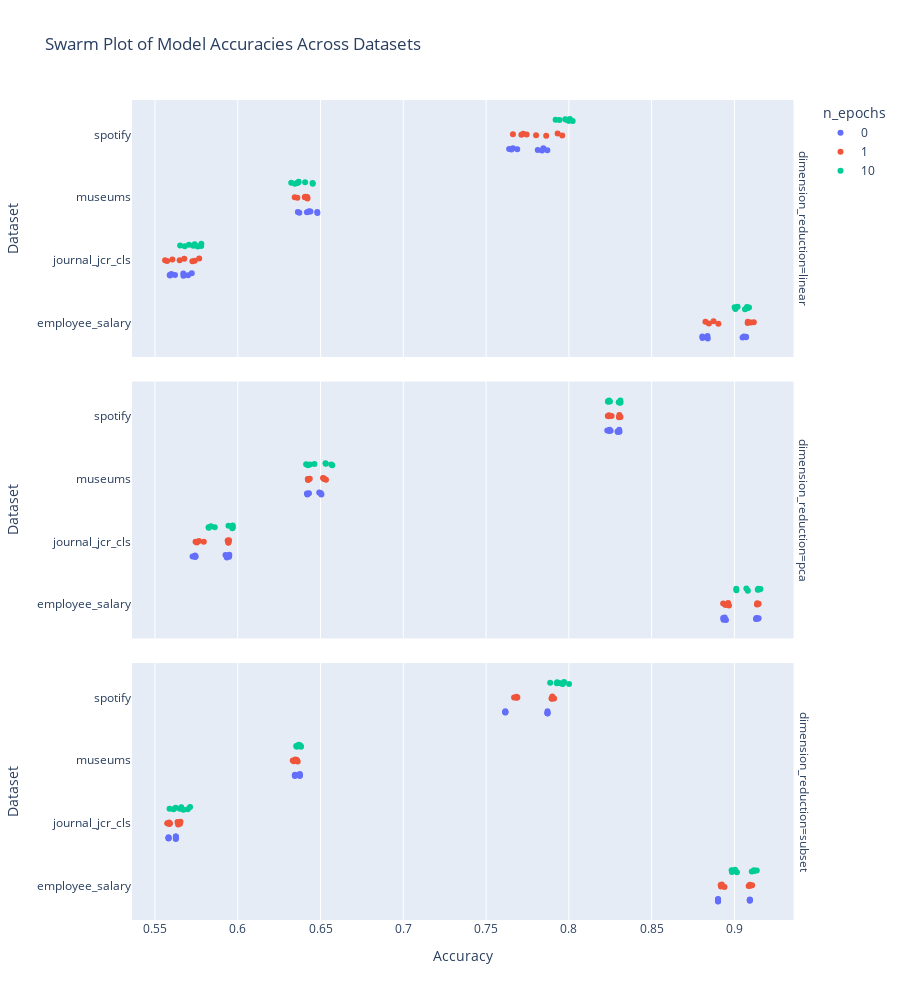

Write notebook code for a chart like this one.
### Code cell
import pandas as pd
import seaborn as sns
import matplotlib.pyplot as plt
import plotly.express as px
##df = pd.read_csv("../results/results.csv")


# add new rows with test accuracies
#new_rows = {"dataset": ["spotify"] * 5, "model": ["bert"] * 5, "dim_reduction": ["none"] * 5, "encoding": ["lm__all-MiniLM-L12-v2"] * 5, "accuracy": test_accuracies}
#df = pd.concat([df, pd.DataFrame(new_rows)], ignore_index=True)
cols_to_consider = ['dataset', 'model', 'encoding', "numerical_transformer", "lr", "single_eval_pos_train", "dim_tabpfn", "n_epochs",
                                  "prop_train", "disable_dropout", "dimension_reduction"]
results_ = results[cols_to_consider + ["accuracy"]]
melted_results = results_.groupby(cols_to_consider).mean().reset_index()

hue_var = "n_epochs"
fig = px.strip(
    data_frame=melted_results,
    x="accuracy",
    y="dataset",
    color=hue_var,
    #color="dim_reduction",
    facet_row="dimension_reduction",
    hover_data=cols_to_consider,
    title="Swarm Plot of Model Accuracies Across Datasets",
    labels={"accuracy": "Accuracy", "dataset": "Dataset", "model": "Model"},
    height=1000,
    width=900,
)

fig.show()

### Figure 1 — Plotly figure (JSON) as saved in the notebook; plotly's stock layout.template omitted (floating-point values rounded to 4 significant figures; data arrays with more than 128 entries replaced by an {"elided": "..."} marker saying what was removed)
{"data": [{"alignmentgroup": "True", "boxpoints": "all", "customdata": {"elided": "32x10 mixed values"}, "fillcolor": "rgba(255,255,255,0)", "hoveron": "points", "hovertemplate": "n_epochs=%{customdata[6]}<br>dimension_reduction=%{customdata[9]}<br>Accuracy=%{x}<br>Dataset=%{y}<br>Model=%{customdata[0]}<br>encoding=%{customdata[1]}<br>numerical_transformer=%{customdata[2]}<br>lr=%{customdata[3]}<br>single_eval_pos_train=%{customdata[4]}<br>dim_tabpfn=%{customdata[5]}<br>prop_train=%{customdata[7]}<br>disable_dropout=%{customdata[8]}<extra></extra>", "legendgroup": "0", "line": {"color": "rgba(255,255,255,0)"}, "marker": {"color": "#636efa"}, "name": "0", "offsetgroup": "0", "orientation": "h", "pointpos": 0, "showlegend": true, "type": "box", "x": [0.8806, 0.8807, 0.907, 0.907, 0.8837, 0.8839, 0.9057, 0.9049, 0.5621, 0.5599, 0.57, 0.5672, 0.5591, 0.5589, 0.5722, 0.5671, 0.648, 0.6418, 0.6431, 0.6372, 0.6481, 0.6439, 0.6363, 0.6428, 0.7688, 0.7662, 0.787, 0.7838, 0.7653, 0.7639, 0.7812, 0.7846], "x0": " ", "xaxis": "x3", "y": ["employee_salary", "employee_salary", "employee_salary", "employee_salary", "employee_salary", "employee_salary", "employee_salary", "employee_salary", "journal_jcr_cls", "journal_jcr_cls", "journal_jcr_cls", "journal_jcr_cls", "journal_jcr_cls", "journal_jcr_cls", "journal_jcr_cls", "journal_jcr_cls", "museums", "museums", "museums", "museums", "museums", "museums", "museums", "museums", "spotify", "spotify", "spotify", "spotify", "spotify", "spotify", "spotify", "spotify"], "y0": " ", "yaxis": "y3"}, {"alignmentgroup": "True", "boxpoints": "all", "customdata": {"elided": "32x10 mixed values"}, "fillcolor": "rgba(255,255,255,0)", "hoveron": "points", "hovertemplate": "n_epochs=%{customdata[6]}<br>dimension_reduction=%{customdata[9]}<br>Accuracy=%{x}<br>Dataset=%{y}<br>Model=%{customdata[0]}<br>encoding=%{customdata[1]}<br>numerical_transformer=%{customdata[2]}<br>lr=%{customdata[3]}<br>single_eval_pos_train=%{customdata[4]}<br>dim_tabpfn=%{customdata[5]}<br>prop_train=%{customdata[7]}<br>disable_dropout=%{customdata[8]}<extra></extra>", "legendgroup": "0", "line": {"color": "rgba(255,255,255,0)"}, "marker": {"color": "#636efa"}, "name": "0", "offsetgroup": "0", "orientation": "h", "pointpos": 0, "showlegend": false, "type": "box", "x": [0.8941, 0.8949, 0.9141, 0.9133, 0.8934, 0.8932, 0.9146, 0.913, 0.5727, 0.5746, 0.5948, 0.5949, 0.5742, 0.5742, 0.5934, 0.5926, 0.6504, 0.65, 0.6418, 0.643, 0.6505, 0.6492, 0.6424, 0.642, 0.8296, 0.8306, 0.8232, 0.8244, 0.8294, 0.8304, 0.8252, 0.8246], "x0": " ", "xaxis": "x2", "y": ["employee_salary", "employee_salary", "employee_salary", "employee_salary", "employee_salary", "employee_salary", "employee_salary", "employee_salary", "journal_jcr_cls", "journal_jcr_cls", "journal_jcr_cls", "journal_jcr_cls", "journal_jcr_cls", "journal_jcr_cls", "journal_jcr_cls", "journal_jcr_cls", "museums", "museums", "museums", "museums", "museums", "museums", "museums", "museums", "spotify", "spotify", "spotify", "spotify", "spotify", "spotify", "spotify", "spotify"], "y0": " ", "yaxis": "y2"}, {"alignmentgroup": "True", "boxpoints": "all", "customdata": {"elided": "32x10 mixed values"}, "fillcolor": "rgba(255,255,255,0)", "hoveron": "points", "hovertemplate": "n_epochs=%{customdata[6]}<br>dimension_reduction=%{customdata[9]}<br>Accuracy=%{x}<br>Dataset=%{y}<br>Model=%{customdata[0]}<br>encoding=%{customdata[1]}<br>numerical_transformer=%{customdata[2]}<br>lr=%{customdata[3]}<br>single_eval_pos_train=%{customdata[4]}<br>dim_tabpfn=%{customdata[5]}<br>prop_train=%{customdata[7]}<br>disable_dropout=%{customdata[8]}<extra></extra>", "legendgroup": "0", "line": {"color": "rgba(255,255,255,0)"}, "marker": {"color": "#636efa"}, "name": "0", "offsetgroup": "0", "orientation": "h", "pointpos": 0, "showlegend": false, "type": "box", "x": [0.8901, 0.8901, 0.9093, 0.9093, 0.8901, 0.8901, 0.9093, 0.9093, 0.5582, 0.5582, 0.5626, 0.5626, 0.5582, 0.5582, 0.5626, 0.5626, 0.6375, 0.6375, 0.6346, 0.6346, 0.6375, 0.6375, 0.6345, 0.6345, 0.7616, 0.7616, 0.787, 0.7871, 0.7616, 0.7616, 0.7871, 0.7871], "x0": " ", "xaxis": "x", "y": ["employee_salary", "employee_salary", "employee_salary", "employee_salary", "employee_salary", "employee_salary", "employee_salary", "employee_salary", "journal_jcr_cls", "journal_jcr_cls", "journal_jcr_cls", "journal_jcr_cls", "journal_jcr_cls", "journal_jcr_cls", "journal_jcr_cls", "journal_jcr_cls", "museums", "museums", "museums", "museums", "museums", "museums", "museums", "museums", "spotify", "spotify", "spotify", "spotify", "spotify", "spotify", "spotify", "spotify"], "y0": " ", "yaxis": "y"}, {"alignmentgroup": "True", "boxpoints": "all", "customdata": {"elided": "32x10 mixed values"}, "fillcolor": "rgba(255,255,255,0)", "hoveron": "points", "hovertemplate": "n_epochs=%{customdata[6]}<br>dimension_reduction=%{customdata[9]}<br>Accuracy=%{x}<br>Dataset=%{y}<br>Model=%{customdata[0]}<br>encoding=%{customdata[1]}<br>numerical_transformer=%{customdata[2]}<br>lr=%{customdata[3]}<br>single_eval_pos_train=%{customdata[4]}<br>dim_tabpfn=%{customdata[5]}<br>prop_train=%{customdata[7]}<br>disable_dropout=%{customdata[8]}<extra></extra>", "legendgroup": "1", "line": {"color": "rgba(255,255,255,0)"}, "marker": {"color": "#EF553B"}, "name": "1", "offsetgroup": "1", "orientation": "h", "pointpos": 0, "showlegend": true, "type": "box", "x": [0.8874, 0.8903, 0.908, 0.91, 0.8825, 0.8846, 0.9117, 0.9081, 0.5573, 0.5605, 0.5767, 0.574, 0.5561, 0.5649, 0.5726, 0.5677, 0.6416, 0.6421, 0.641, 0.642, 0.6344, 0.6407, 0.636, 0.6405, 0.7745, 0.7724, 0.7932, 0.796, 0.7662, 0.7713, 0.7863, 0.7802], "x0": " ", "xaxis": "x3", "y": ["employee_salary", "employee_salary", "employee_salary", "employee_salary", "employee_salary", "employee_salary", "employee_salary", "employee_salary", "journal_jcr_cls", "journal_jcr_cls", "journal_jcr_cls", "journal_jcr_cls", "journal_jcr_cls", "journal_jcr_cls", "journal_jcr_cls", "journal_jcr_cls", "museums", "museums", "museums", "museums", "museums", "museums", "museums", "museums", "spotify", "spotify", "spotify", "spotify", "spotify", "spotify", "spotify", "spotify"], "y0": " ", "yaxis": "y3"}, {"alignmentgroup": "True", "boxpoints": "all", "customdata": {"elided": "32x10 mixed values"}, "fillcolor": "rgba(255,255,255,0)", "hoveron": "points", "hovertemplate": "n_epochs=%{customdata[6]}<br>dimension_reduction=%{customdata[9]}<br>Accuracy=%{x}<br>Dataset=%{y}<br>Model=%{customdata[0]}<br>encoding=%{customdata[1]}<br>numerical_transformer=%{customdata[2]}<br>lr=%{customdata[3]}<br>single_eval_pos_train=%{customdata[4]}<br>dim_tabpfn=%{customdata[5]}<br>prop_train=%{customdata[7]}<br>disable_dropout=%{customdata[8]}<extra></extra>", "legendgroup": "1", "line": {"color": "rgba(255,255,255,0)"}, "marker": {"color": "#EF553B"}, "name": "1", "offsetgroup": "1", "orientation": "h", "pointpos": 0, "showlegend": false, "type": "box", "x": [0.8946, 0.8962, 0.9138, 0.9146, 0.8932, 0.8967, 0.9136, 0.9142, 0.5765, 0.5753, 0.5944, 0.5943, 0.5745, 0.5795, 0.5947, 0.5939, 0.6515, 0.6522, 0.6435, 0.6423, 0.6533, 0.6521, 0.6429, 0.6424, 0.8303, 0.8305, 0.8258, 0.8235, 0.8303, 0.8312, 0.8242, 0.8242], "x0": " ", "xaxis": "x2", "y": ["employee_salary", "employee_salary", "employee_salary", "employee_salary", "employee_salary", "employee_salary", "employee_salary", "employee_salary", "journal_jcr_cls", "journal_jcr_cls", "journal_jcr_cls", "journal_jcr_cls", "journal_jcr_cls", "journal_jcr_cls", "journal_jcr_cls", "journal_jcr_cls", "museums", "museums", "museums", "museums", "museums", "museums", "museums", "museums", "spotify", "spotify", "spotify", "spotify", "spotify", "spotify", "spotify", "spotify"], "y0": " ", "yaxis": "y2"}, {"alignmentgroup": "True", "boxpoints": "all", "customdata": {"elided": "32x10 mixed values"}, "fillcolor": "rgba(255,255,255,0)", "hoveron": "points", "hovertemplate": "n_epochs=%{customdata[6]}<br>dimension_reduction=%{customdata[9]}<br>Accuracy=%{x}<br>Dataset=%{y}<br>Model=%{customdata[0]}<br>encoding=%{customdata[1]}<br>numerical_transformer=%{customdata[2]}<br>lr=%{customdata[3]}<br>single_eval_pos_train=%{customdata[4]}<br>dim_tabpfn=%{customdata[5]}<br>prop_train=%{customdata[7]}<br>disable_dropout=%{customdata[8]}<extra></extra>", "legendgroup": "1", "line": {"color": "rgba(255,255,255,0)"}, "marker": {"color": "#EF553B"}, "name": "1", "offsetgroup": "1", "orientation": "h", "pointpos": 0, "showlegend": false, "type": "box", "x": [0.8919, 0.894, 0.9096, 0.9107, 0.8917, 0.8924, 0.9086, 0.9093, 0.5574, 0.5586, 0.564, 0.5654, 0.5591, 0.5586, 0.5636, 0.5651, 0.6358, 0.6356, 0.6347, 0.6332, 0.6348, 0.6345, 0.6339, 0.6362, 0.7684, 0.7683, 0.79, 0.7898, 0.7689, 0.7669, 0.7911, 0.7895], "x0": " ", "xaxis": "x", "y": ["employee_salary", "employee_salary", "employee_salary", "employee_salary", "employee_salary", "employee_salary", "employee_salary", "employee_salary", "journal_jcr_cls", "journal_jcr_cls", "journal_jcr_cls", "journal_jcr_cls", "journal_jcr_cls", "journal_jcr_cls", "journal_jcr_cls", "journal_jcr_cls", "museums", "museums", "museums", "museums", "museums", "museums", "museums", "museums", "spotify", "spotify", "spotify", "spotify", "spotify", "spotify", "spotify", "spotify"], "y0": " ", "yaxis": "y"}, {"alignmentgroup": "True", "boxpoints": "all", "customdata": {"elided": "32x10 mixed values"}, "fillcolor": "rgba(255,255,255,0)", "hoveron": "points", "hovertemplate": "n_epochs=%{customdata[6]}<br>dimension_reduction=%{customdata[9]}<br>Accuracy=%{x}<br>Dataset=%{y}<br>Model=%{customdata[0]}<br>encoding=%{customdata[1]}<br>numerical_transformer=%{customdata[2]}<br>lr=%{customdata[3]}<br>single_eval_pos_train=%{customdata[4]}<br>dim_tabpfn=%{customdata[5]}<br>prop_train=%{customdata[7]}<br>disable_dropout=%{customdata[8]}<extra></extra>", "legendgroup": "10", "line": {"color": "rgba(255,255,255,0)"}, "marker": {"color": "#00cc96"}, "name": "10", "offsetgroup": "10", "orientation": "h", "pointpos": 0, "showlegend": true, "type": "box", "x": [0.9064, 0.9019, 0.9074, 0.9088, 0.9001, 0.9006, 0.908, 0.9076, 0.568, 0.5705, 0.5779, 0.578, 0.574, 0.5652, 0.5731, 0.5758, 0.6452, 0.6365, 0.6359, 0.6368, 0.6453, 0.6323, 0.6407, 0.6345, 0.8, 0.8023, 0.8006, 0.7978, 0.7943, 0.7985, 0.7997, 0.792], "x0": " ", "xaxis": "x3", "y": ["employee_salary", "employee_salary", "employee_salary", "employee_salary", "employee_salary", "employee_salary", "employee_salary", "employee_salary", "journal_jcr_cls", "journal_jcr_cls", "journal_jcr_cls", "journal_jcr_cls", "journal_jcr_cls", "journal_jcr_cls", "journal_jcr_cls", "journal_jcr_cls", "museums", "museums", "museums", "museums", "museums", "museums", "museums", "museums", "spotify", "spotify", "spotify", "spotify", "spotify", "spotify", "spotify", "spotify"], "y0": " ", "yaxis": "y3"}, {"alignmentgroup": "True", "boxpoints": "all", "customdata": {"elided": "32x10 mixed values"}, "fillcolor": "rgba(255,255,255,0)", "hoveron": "points", "hovertemplate": "n_epochs=%{customdata[6]}<br>dimension_reduction=%{customdata[9]}<br>Accuracy=%{x}<br>Dataset=%{y}<br>Model=%{customdata[0]}<br>encoding=%{customdata[1]}<br>numerical_transformer=%{customdata[2]}<br>lr=%{customdata[3]}<br>single_eval_pos_train=%{customdata[4]}<br>dim_tabpfn=%{customdata[5]}<br>prop_train=%{customdata[7]}<br>disable_dropout=%{customdata[8]}<extra></extra>", "legendgroup": "10", "line": {"color": "rgba(255,255,255,0)"}, "marker": {"color": "#00cc96"}, "name": "10", "offsetgroup": "10", "orientation": "h", "pointpos": 0, "showlegend": false, "type": "box", "x": [0.9072, 0.9081, 0.9144, 0.9157, 0.9011, 0.9012, 0.9149, 0.9141, 0.5825, 0.5838, 0.597, 0.597, 0.5824, 0.5861, 0.5944, 0.5967, 0.6565, 0.6571, 0.6463, 0.6413, 0.653, 0.6532, 0.6436, 0.6424, 0.8308, 0.8301, 0.8237, 0.8248, 0.8311, 0.8312, 0.8236, 0.8243], "x0": " ", "xaxis": "x2", "y": ["employee_salary", "employee_salary", "employee_salary", "employee_salary", "employee_salary", "employee_salary", "employee_salary", "employee_salary", "journal_jcr_cls", "journal_jcr_cls", "journal_jcr_cls", "journal_jcr_cls", "journal_jcr_cls", "journal_jcr_cls", "journal_jcr_cls", "journal_jcr_cls", "museums", "museums", "museums", "museums", "museums", "museums", "museums", "museums", "spotify", "spotify", "spotify", "spotify", "spotify", "spotify", "spotify", "spotify"], "y0": " ", "yaxis": "y2"}, {"alignmentgroup": "True", "boxpoints": "all", "customdata": {"elided": "32x10 mixed values"}, "fillcolor": "rgba(255,255,255,0)", "hoveron": "points", "hovertemplate": "n_epochs=%{customdata[6]}<br>dimension_reduction=%{customdata[9]}<br>Accuracy=%{x}<br>Dataset=%{y}<br>Model=%{customdata[0]}<br>encoding=%{customdata[1]}<br>numerical_transformer=%{customdata[2]}<br>lr=%{customdata[3]}<br>single_eval_pos_train=%{customdata[4]}<br>dim_tabpfn=%{customdata[5]}<br>prop_train=%{customdata[7]}<br>disable_dropout=%{customdata[8]}<extra></extra>", "legendgroup": "10", "line": {"color": "rgba(255,255,255,0)"}, "marker": {"color": "#00cc96"}, "name": "10", "offsetgroup": "10", "orientation": "h", "pointpos": 0, "showlegend": false, "type": "box", "x": [0.8983, 0.9015, 0.912, 0.9118, 0.8985, 0.9004, 0.9105, 0.9135, 0.5612, 0.5712, 0.5698, 0.565, 0.5625, 0.5588, 0.5672, 0.5659, 0.638, 0.6375, 0.6357, 0.6368, 0.6382, 0.6353, 0.6366, 0.6361, 0.8001, 0.7943, 0.7962, 0.7927, 0.7962, 0.7929, 0.7971, 0.7887], "x0": " ", "xaxis": "x", "y": ["employee_salary", "employee_salary", "employee_salary", "employee_salary", "employee_salary", "employee_salary", "employee_salary", "employee_salary", "journal_jcr_cls", "journal_jcr_cls", "journal_jcr_cls", "journal_jcr_cls", "journal_jcr_cls", "journal_jcr_cls", "journal_jcr_cls", "journal_jcr_cls", "museums", "museums", "museums", "museums", "museums", "museums", "museums", "museums", "spotify", "spotify", "spotify", "spotify", "spotify", "spotify", "spotify", "spotify"], "y0": " ", "yaxis": "y"}], "layout": {"annotations": [{"font": {}, "showarrow": false, "text": "dimension_reduction=subset", "textangle": 90, "x": 0.98, "xanchor": "left", "xref": "paper", "y": 0.1567, "yanchor": "middle", "yref": "paper"}, {"font": {}, "showarrow": false, "text": "dimension_reduction=pca", "textangle": 90, "x": 0.98, "xanchor": "left", "xref": "paper", "y": 0.5, "yanchor": "middle", "yref": "paper"}, {"font": {}, "showarrow": false, "text": "dimension_reduction=linear", "textangle": 90, "x": 0.98, "xanchor": "left", "xref": "paper", "y": 0.8433, "yanchor": "middle", "yref": "paper"}], "boxmode": "group", "height": 1000, "legend": {"title": {"text": "n_epochs"}, "tracegroupgap": 0}, "title": {"text": "Swarm Plot of Model Accuracies Across Datasets"}, "width": 900, "xaxis": {"anchor": "y", "domain": [0, 0.98], "title": {"text": "Accuracy"}}, "xaxis2": {"anchor": "y2", "domain": [0, 0.98], "matches": "x", "showticklabels": false}, "xaxis3": {"anchor": "y3", "domain": [0, 0.98], "matches": "x", "showticklabels": false}, "yaxis": {"anchor": "x", "domain": [0, 0.3133], "title": {"text": "Dataset"}}, "yaxis2": {"anchor": "x2", "domain": [0.3433, 0.6567], "matches": "y", "title": {"text": "Dataset"}}, "yaxis3": {"anchor": "x3", "domain": [0.6867, 1.0], "matches": "y", "title": {"text": "Dataset"}}}}
